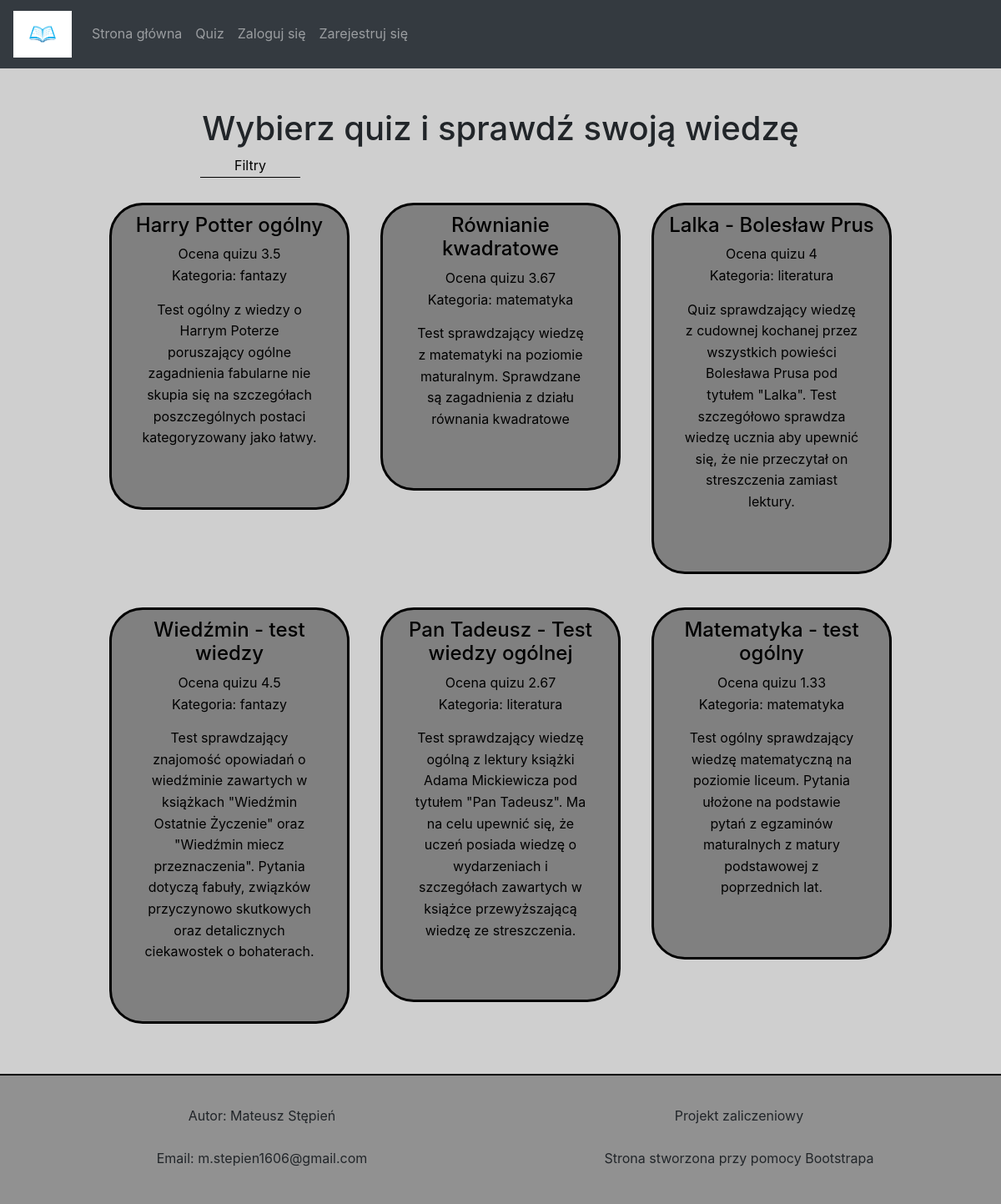
The app's page /quiz-list.php with its own data.
### tables this page shows
CREATE TABLE `quiz` (
  `quizID` int(50) NOT NULL,
  `title` varchar(255) NOT NULL,
  `category` varchar(255) NOT NULL,
  `grade` double NOT NULL,
  `description` varchar(500) NOT NULL,
  `numVote` int(10) NOT NULL
);

### quiz-list.php (the view, shortened to what this page needs)
<?php
	require_once "headerHTML.php";
?>
<main>
<h1>Wybierz quiz i sprawdź swoją wiedzę</h1>
<a id='filter-button' data-toggle='collapse' data-target='#content'>Filtry</a>
<?php
require_once "connect.php";
$connection = @new mysqli($host,$db_user,$db_password,$db_name);
?>
<div class='flex-container'>
<?php
	$SQL_query ="SELECT  * FROM quiz";
	$query_rezult = $connection->query($SQL_query);
	$count_rezult=$query_rezult->num_rows;
	for($i=0;$i<$count_rezult;$i++){
		$record=$query_rezult->fetch_assoc();
		echo"<section class='quiz-descr'><a href='quiz.php?id=".$record['quizID']."'>";
			echo"<h4>".$record['title']."</h4>";
			echo "<div>Ocena quizu ";
			echo $record['grade'];
			echo "</div><div>Kategoria: ";
			echo $record['category']."</div><p>";
			echo $record['description']."</p>";
		echo"</a></section>";
	}
?>
</div>
</main>
<?php require_once "footer.php"?>
</body>
</html>

### headerHTML.php (shortened to what this page needs)
<!DOCTYPE html>
<html lang="pl-PL">
<head>
	<link rel="stylesheet" href="https://cdn.jsdelivr.net/npm/bootstrap@4.3.1/dist/css/bootstrap.min.css">
<link rel="stylesheet" type="text/css" href="style.css">
</head>
<body>
<header>
		<nav class='navbar navbar-expand-lg navbar-dark bg-dark'>
					<img src="logo.jpg" alt="logostrony" width="70" class="navbar-brand">
  <div class="collapse navbar-collapse" id="navbarSupportedContent">
			<ul class="navbar-nav mr-auto">
				<li class="nav-item"><a href='index.php' class='nav-link'>Strona główna</a></li>
				<li class="nav-item"><a href='quiz-list.php' class='nav-link'>Quiz</a></li>
							<?php
			if(isset($_SESSION["login"])){
				echo "<li class='nav-item'><a href='account.php' class='nav-link'>".$_SESSION['login']."</a></li><li class='nav-item'><a href='logout.php' class='nav-link'>Wyloguj się</a></li>";
		}
		else{
				echo "<li class='nav-item'><a href='login.php' class='nav-link'>Zaloguj się</a></li>
				<li class='nav-item'><a href='register.php' class='nav-link'>Zarejestruj się</a></li>";
			}
			?>
			</ul>
			</div>
		</nav>
</header>

### footer.php
<footer>
<address>
    <p>Autor: Mateusz Stępień</p><br>
<p>Email: m.stepien1606@gmail.com</p>
<br>
<p>Projekt zaliczeniowy</p>
<br>
<p>Strona stworzona przy pomocy Bootstrapa</p>
<br>
</address>
</footer>

### style.css (style rules this page uses)
body { text-align:center; display:flex; flex-direction:column; min-height:100vh; background-color: #cfcfcf; line-height: 1.6 }
#filter-button { margin-bottom: 20px; }
footer { margin: auto; background: green; margin-bottom: 0; width: 100%; border-top: black solid 2px; background-color: #919191; }
.flex-container { width:80%; margin:auto; display: flex; flex-direction: row; flex-wrap: wrap; justify-content: center; align-content: flex-start; align-items: flex-start; gap: 20px 15px; }
main { margin-top: 130px; margin-bottom: 50px; }
.quiz-descr { background-color: grey; width: 30%; margin: auto; margin-top: 10px; margin-bottom: 10px; padding: 10px 10px 10px 10px; min-width: 280px; border: solid black 3px; border-radius: 40px; }
#filter-button { display: block; width: 10%; margin-left:20%; color: black; text-decoration: none; text-align: center; border-bottom: solid black 1px; }
a { color: black; }
p { width: 80%; margin: auto; margin-top: 15px; text-align: center; }
address { column-count: 2; padding: 3% 3% 0 3%; }
address p { margin: auto; }
p { margin-bottom: 60px; }
header { position: fixed; width: 100%; top:0; z-index:100; }

### records on screen
quiz: title "Harry Potter ogólny", grade "3.5", category "fantazy", description "Test ogólny z wiedzy o Harrym Poterze poruszający ogólne zagadnienia fabularne nie skupia się na szczegółach poszczególnych postaci kategoryzowany jako łatwy."
quiz: title "Równianie kwadratowe", grade "3.67", category "matematyka", description "Test sprawdzający wiedzę z matematyki na poziomie maturalnym. Sprawdzane są zagadnienia z działu równania kwadratowe"
quiz: title "Lalka - Bolesław Prus", grade "4", category "literatura", description "Quiz sprawdzający wiedzę z cudownej kochanej przez wszystkich powieści Bolesława Prusa pod tytułem \"Lalka\". Test szczegółowo sprawdza wiedzę ucznia aby upewnić się, że nie przeczytał on streszczenia zamiast lektury."
quiz: title "Wiedźmin - test wiedzy", grade "4.5", category "fantazy", description "Test sprawdzający znajomość opowiadań o wiedźminie zawartych w książkach \"Wiedźmin Ostatnie Życzenie\" oraz \"Wiedźmin miecz przeznaczenia\". Pytania dotyczą fabuły, związków przyczynowo skutkowych oraz detalicznych ciekawostek o bohaterach."
quiz: title "Pan Tadeusz - Test wiedzy ogólnej", grade "2.67", category "literatura", description "Test sprawdzający wiedzę ogólną z lektury książki Adama Mickiewicza pod tytułem \"Pan Tadeusz\". Ma na celu upewnić się, że uczeń posiada wiedzę o wydarzeniach i szczegółach zawartych w książce przewyższającą wiedzę ze streszczenia."
quiz: title "Matematyka - test ogólny", grade "1.33", category "matematyka", description "Test ogólny sprawdzający wiedzę matematyczną na poziomie liceum. Pytania ułożone na podstawie pytań z egzaminów maturalnych z matury podstawowej z poprzednich lat."
